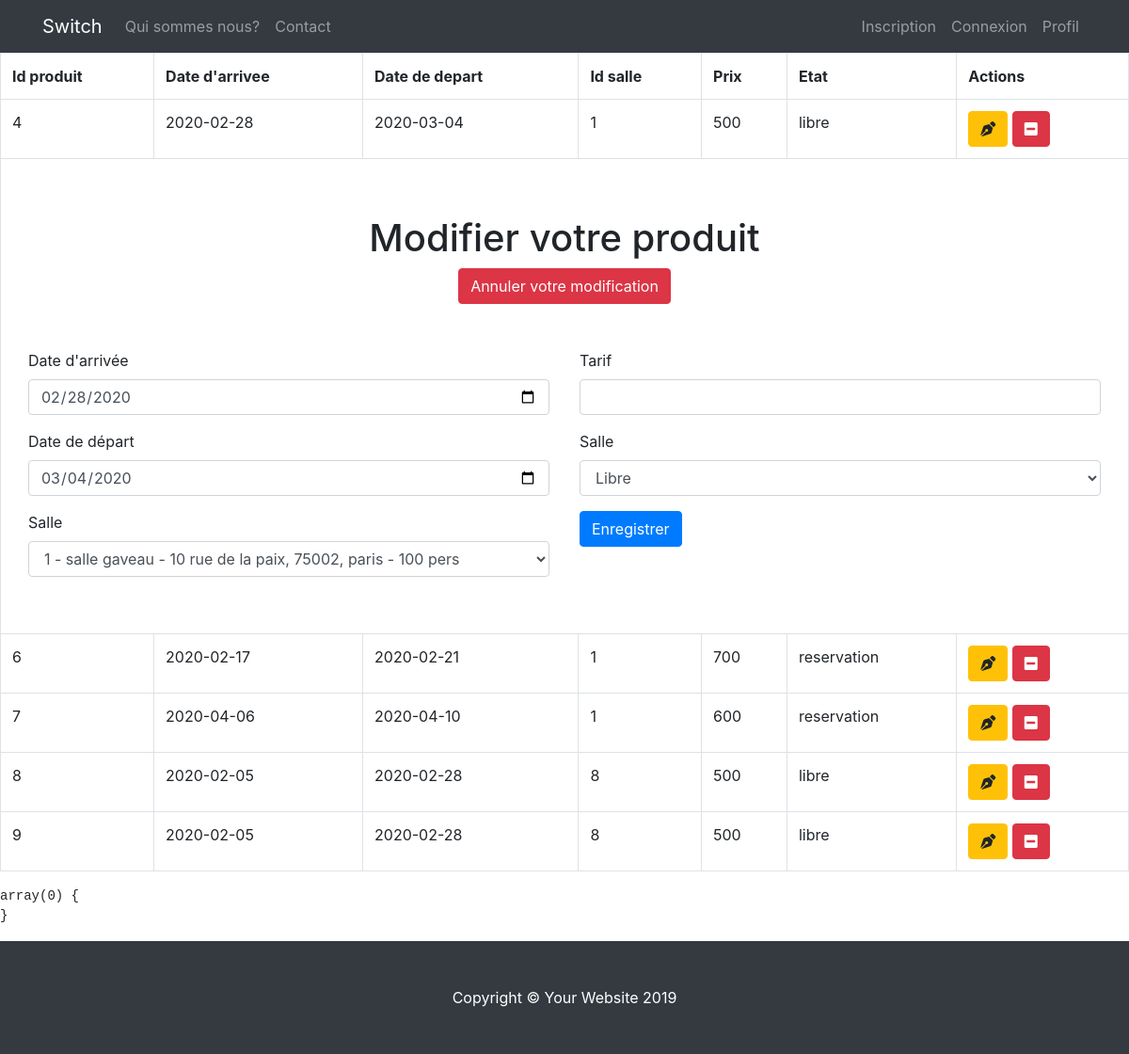
The page /admin/gestion_produits.php?action=modifier&id_produit=4 on the database its author committed.
### tables this page shows
CREATE TABLE IF NOT EXISTS `produit` (
  `id_produit` int(3) NOT NULL AUTO_INCREMENT,
  `id_salle` int(3) NOT NULL,
  `date_arrivee` date NOT NULL,
  `date_depart` date NOT NULL,
  `prix` int(3) NOT NULL,
  `etat` enum('libre','reservation') NOT NULL,
  UNIQUE KEY `FK` (`id_produit`),
  KEY `produit_ibfk_1` (`id_salle`)
);

CREATE TABLE IF NOT EXISTS `salle` (
  `id_salle` int(3) NOT NULL AUTO_INCREMENT,
  `titre` varchar(200) NOT NULL,
  `description` text NOT NULL,
  `photo` varchar(200) NOT NULL,
  `pays` varchar(20) NOT NULL,
  `ville` varchar(20) NOT NULL,
  `adresse` varchar(50) NOT NULL,
  `cp` int(5) NOT NULL,
  `capacite` int(3) NOT NULL,
  `categorie` enum('réunion','bureau','formation') NOT NULL,
  PRIMARY KEY (`id_salle`)
);

### admin/gestion_produits.php (the view, shortened to what this page needs)
<?php
include '../inc/init.inc.php';
include '../inc/fonction.inc.php';
include '../inc/header.inc.php';
include '../inc/nav.inc.php';
$infos_salle =$pdo->query("SELECT id_salle, titre, ville, adresse, cp, capacite FROM salle");
$liste_produit = $pdo->query("SELECT * FROM produit");
echo '<div class="table-responsive">';
echo '<table class="table table-bordered">';
echo '<tr>';
echo '<th>Id produit</th>';
echo '<th>Date d\'arrivee</th>';
echo '<th>Date de depart</th>';
echo '<th>Id salle</th>';
echo '<th>Prix</th>';
echo '<th>Etat</th>';
echo '<th>Actions</th>';
echo '</tr>';
while($produit = $liste_produit->fetch(PDO::FETCH_ASSOC)) {
    echo '<tr>';
    echo '<td>' . $produit['id_produit'] . '</td>';
    echo '<td>' . $produit['date_arrivee'] . '</td>';
    echo '<td>' . $produit['date_depart'] . '</td>';
    echo '<td>' . $produit['id_salle'] . '</td>';
    echo '<td>' . $produit['prix'] . '</td>';
    echo '<td>' . $produit['etat'] . '</td>';
    echo '<td>
              <a href="?action=modifier&id_produit=' . $produit['id_produit'] . '" class="btn btn-warning"><i class="fas fa-pen-nib"></i></a>
              <a href="?action=supprimer&id_produit=' . $produit['id_produit'] . '" class="btn btn-danger" onclick="return(confirm(\'Etes-vous sûr ?\'))"><i class="fas fa-minus-square"></i></a>
          </td>';
    echo '</tr>';
    if (isset($_GET['action']) && $_GET['action'] == 'modifier' && isset($_GET['id_produit']) && $_GET['id_produit'] == $produit['id_produit']) {
        ?>
        <tr>
            <td colspan="7">
                <form action="?enregistrer" method="POST" enctype="multipart/form-data">
                    <h1 class="text-center pt-5">Modifier votre produit</h1>
                    <p class="text-center"><a href="?action=annuler" class="btn btn-danger">Annuler votre modification</a></p>
                    <div class="row p-3">
                        <div class="col-6 p-3">
                            <div class="form-group">
                                <label for="date_arrivee">Date d'arrivée</label>
                                <input type="date" id="date_arrivee" name="date_arrivee" value="<?php echo $produit['date_arrivee'] ?>" class="form-control">
                            </div>
                            <div class="form-group">
                                <label for="date">Date de départ</label>
                                <input type="date" id="date_depart" name="date_depart" value="<?php echo $produit['date_depart'] ?>" class="form-control">
                            </div>
                            <div class="form-group">
                                <label for="salle">Salle</label>
                                <select name="salle" id="salle" class="form-control">
                                    <?php
                                    while ($salle = $infos_salle->fetch(PDO::FETCH_ASSOC)) {
                                        echo '<option value="' . $salle['id_salle'] . '"';
                                        if ($salle['id_salle'] == $produit['id_salle']){
                                        echo 'selected';}
                                        echo '>' . $salle['id_salle'] . ' - ' . $salle['titre'] . ' - ' . $salle['adresse'] . ', ' . $salle['cp'] . ', ' . $salle['ville'] . ' - ' . $salle['capacite'] . ' pers</option>';
                                    }
                                    ?>
                                </select>
                            </div>
                        </div>
                        <div class="col-6 p-3">
                            <div class="form-group">
                                <label for="prix">Tarif</label>
                                <input type="number" id="prix" name="prix" class="form-control">
                            </div>
                            <div class="form-group">
                                <label for="salle">Salle</label>
                                <select name="etat" id="etat" class="form-control">
                                    <option value="libre">Libre</option>
                                </select>
                            </div>
                            <div class="form-group">
                                <button type="submit" name="enregistrement" id="enregistrement"
                                        class="btn btn-primary"> Enregistrer
                                </button>
                            </div>
                        </div>
                    </div>
                </form>
            </td>
        </tr>
        <?php
    }
}
echo '</table>';
echo '</div>';
?>
<?php
include '../inc/footer.inc.php';

### css/style.css (style rules this page uses)
body { padding-top: 56px; }

### rows shown on the page
produit: id_produit "4", date_arrivee "2020-02-28", date_depart "2020-03-04", id_salle "1", prix "500", etat "libre", date_arrivee "02/28/2020", date_depart "03/04/2020", salle "1 - salle gaveau - 10 rue de la paix, 75002, paris - 100 pers"
produit: id_produit "6", date_arrivee "2020-02-17", date_depart "2020-02-21", id_salle "1", prix "700", etat "reservation"
produit: id_produit "7", date_arrivee "2020-04-06", date_depart "2020-04-10", id_salle "1", prix "600", etat "reservation"
produit: id_produit "8", date_arrivee "2020-02-05", date_depart "2020-02-28", id_salle "8", prix "500", etat "libre"
produit: id_produit "9", date_arrivee "2020-02-05", date_depart "2020-02-28", id_salle "8", prix "500", etat "libre"
